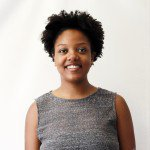
#> input picture AoM数据集资源/16_05_04_961.jpg, 150 x 150 px
$ python read_pikcl.py
#> lines starting #> are read from the running program, lines starting #| are printed output that depends on the picture
import pickle
import cv2

# 打开并读取pickle文件
with open('VG_train.pkl', 'rb') as file:
#> (reads AoM数据集资源/VG_train.pkl from the repository)
    data = pickle.load(file)

for index, (key, value) in enumerate(data.items()):
    if index >= 10:
        break
    print(f"{key}: {value}")

# |-------------------------------------------------------------------------------|
# |                                                                               |
# |-------------------------------------------------------------------------------|
# 加载图片
image_path = "16_05_04_961.jpg"
image = cv2.imread(image_path)
#> image is the input picture: shape (150, 150, 3); mean B, G, R 170.6, 177.1, 186.8

# 从数据中获取裁剪的坐标
x, y, width, height = 25, 10, 134, 149
cropped_image = image[y: height, x: width]
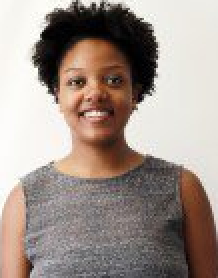
#> cropped_image: shape (139, 109, 3) (shown 2 times larger); mean B, G, R 140.3, 147.9, 161.3

# 保存裁剪后的图片
cv2.imwrite("cropped_image.jpg", cropped_image)

# 如果需要，可以显示裁剪后的图片
cv2.imshow("Cropped Image", cropped_image)
cv2.waitKey(0)
cv2.destroyAllWindows()
